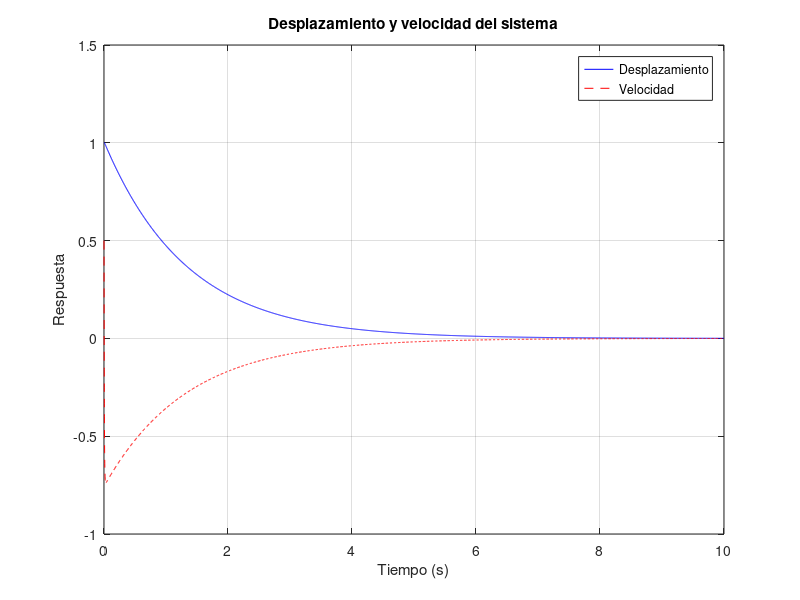

The MATLAB script that drew this image:
% Me borra todo lo anterior
clc
clear 

% EJERCICIO 8
% Considere el siguiente sistema del resorte
% a) Escriba la ecuacion diferencial que describe el sistema.
% b) Resuelva la ecuacion para m = 5kg, c = 1000Ns/m, k = 750N/m con una
% condicion inicial y(0) = 1m y velocidad inicial y'(0) = 0.5m/s.
% c) Escriba la represenacion en espacio de estado.
% d) Escriba el polinomio caracteristico del modelo y la solucion general.
% e) Resuelva en Matlab para los valores dados. Cambie de a uno los valores de los parametros y observe los diferentes resultados. 

% Parametros del sistema
m = 5;
c = 1000;
k = 750;

% ITEM a
% Ecuacion diferencial que describe el sistema
f = @(t,x) [x(2);-(c/m) * x(2) - (k/m) * x(1)]; % --> El ; me genera una matriz, el x(2) es la primer columna de la matriz y es la derivada primera
% --> c = b en la funcion de las diapositivas

x0 = [1;0.5]; % el ; me genera una columna
% Intervalo de integracion
intervalo = [0 10]; % intervalo = tspan, que es el tiempo de simulacion
[t,x] = ode45(f, intervalo, x0);

figure(1)
plot(t, x(:,1), 'b', 'DisplayName', 'Desplazamiento')
hold on
plot(t, x(:,2), 'r--', 'DisplayName', 'Velocidad')
xlabel('Tiempo (s)')
ylabel('Respuesta')
title('Desplazamiento y velocidad del sistema')
legend
grid on

